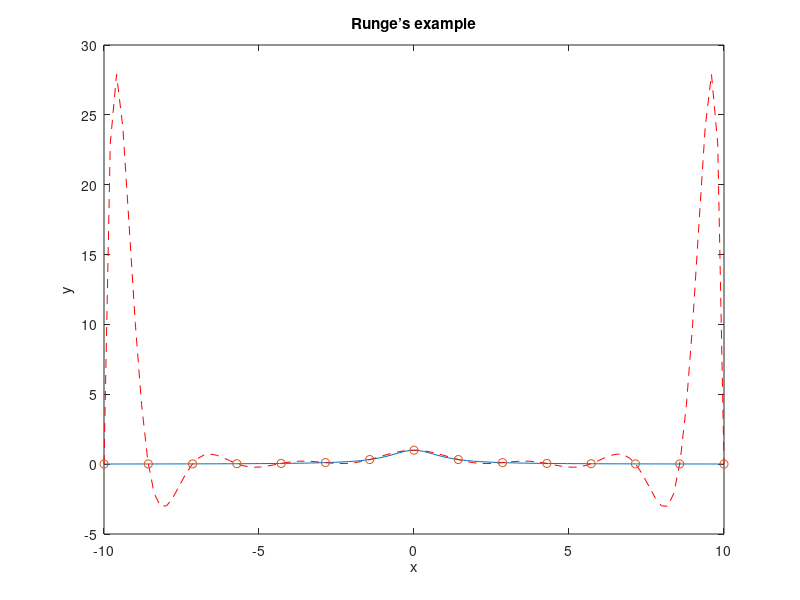

Source code (MATLAB):
% create vector of n equally spaced points in [a,b]
n = 15;
a = -10;
b = 10;
x=linspace(a,b,n);
% compute corresponding y-values
y=1./(1+x.^2);
% compute n'th-degree interpolating polynomial
p=polyfit(x,y,n-1);
% for plotting, create vector of 100 equally spaced points
xx=linspace(a,b);
% compute corresponding y-values to plot function
yy=1./(1+xx.^2);
% plot function
plot(xx,yy)
% tell MATLAB that next plot should be superimposed on
% current one
hold on
% plot polynomial, using polyval to compute values
% and a red dashed curve
plot(xx,polyval(p,xx),'r--')
% indicate interpolation points on plot using circles
plot(x,y,'o') % label axes
xlabel('x')
ylabel('y')
% set caption
title('Runge’s example')